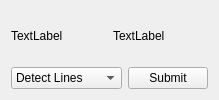
      <widget class="QWidget" name="tab">
       <attribute name="title">
        <string>Hough Detection</string>
       </attribute>
       <layout class="QVBoxLayout" name="verticalLayout_3">
        <item>
         <layout class="QHBoxLayout" name="horizontalLayout_4">
          <item>
           <widget class="QLabel" name="original_image_tab8">
            <property name="text">
             <string>TextLabel</string>
            </property>
           </widget>
          </item>
          <item>
           <widget class="QLabel" name="detected_shapes_image">
            <property name="text">
             <string>TextLabel</string>
            </property>
           </widget>
          </item>
         </layout>
        </item>
        <item>
         <layout class="QHBoxLayout" name="horizontalLayout_28">
          <item>
           <widget class="QComboBox" name="detection_combobox">
            <item>
             <property name="text">
              <string>Detect Lines</string>
             </property>
            </item>
            <item>
             <property name="text">
              <string>Detect Circles</string>
             </property>
            </item>
            <item>
             <property name="text">
              <string>Detect Ellipses</string>
             </property>
            </item>
           </widget>
          </item>
          <item>
           <widget class="QPushButton" name="detection_button">
            <property name="text">
             <string>Submit</string>
            </property>
           </widget>
          </item>
         </layout>
        </item>
       </layout>
      </widget>
